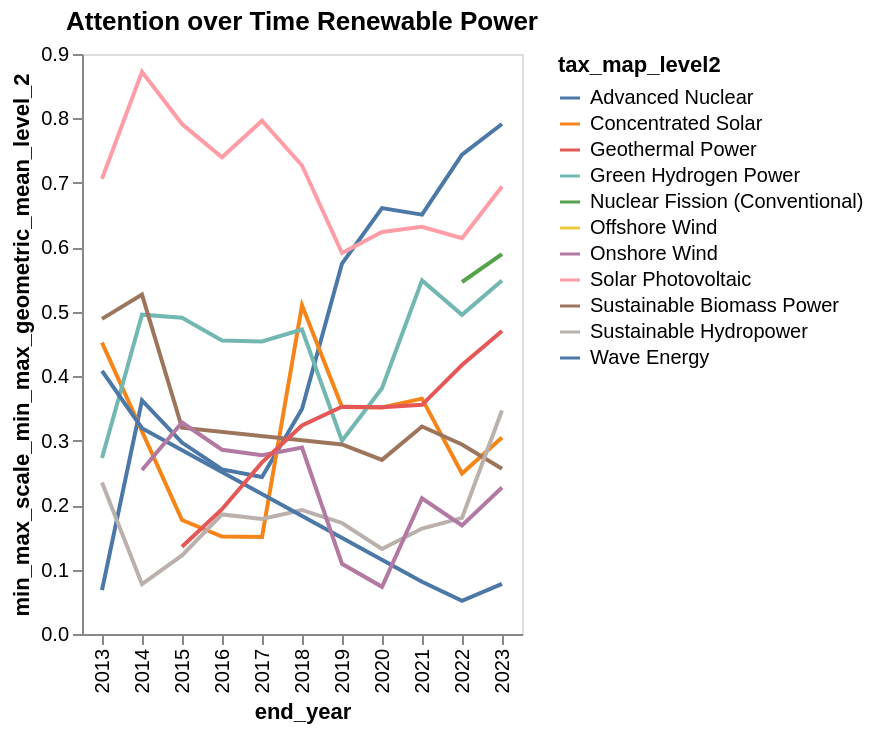

This figure's notebook cell:
### Code cell
# replace _df with your data source
_chart = (
    alt.Chart(
        energy_total_solution_results[
            energy_total_solution_results["tax_map_level1"]
            == "Renewable Power"
        ]
    )
    .mark_line()
    .encode(
        x=alt.X(field="end_year", type="nominal"),
        y=alt.Y(
            field="min_max_scale_min_max_geometric_mean_level_2",
            type="quantitative",
        ),
        color=alt.Color(field="tax_map_level2", type="nominal"),
        tooltip=[
            alt.Tooltip(field="end_year", format=",.0f"),
            alt.Tooltip(
                field="min_max_scale_min_max_geometric_mean_level_2",
                aggregate="mean",
                format=",.2f",
            ),
            alt.Tooltip(field="tax_map_level2"),
            alt.Tooltip(field="tax_map_level1"),
        ],
    )
    .properties(
        height=290,
        width="container",
        title="Attention over Time Renewable Power",
        config={"axis": {"grid": False}},
    )
)

mo.ui.altair_chart(_chart)
_chart
